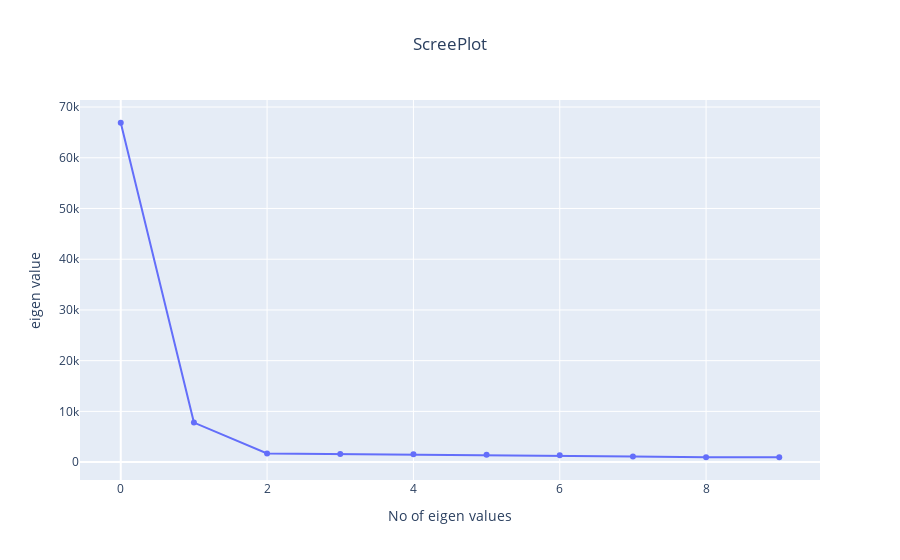
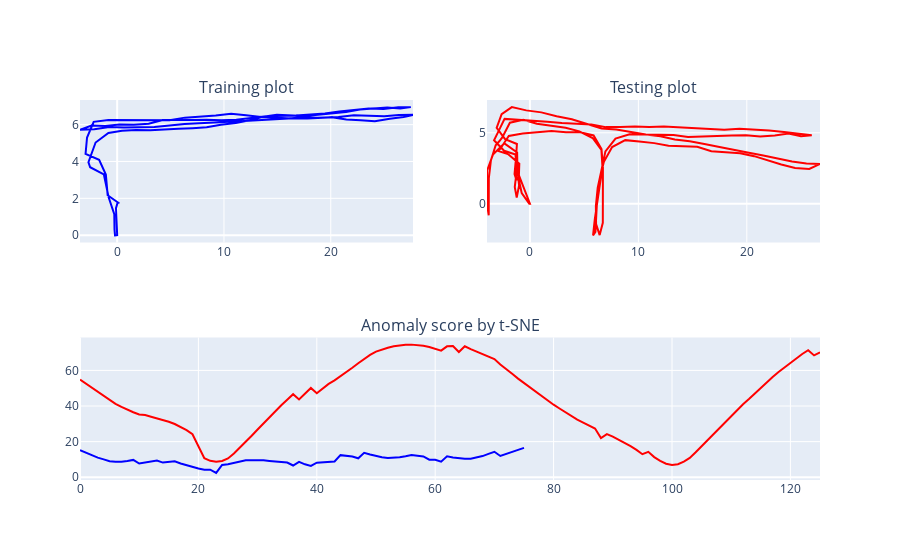

Notebook cell for these charts, in order:
### Code cell
result = run_algo(method_name='t-SNE')
result
